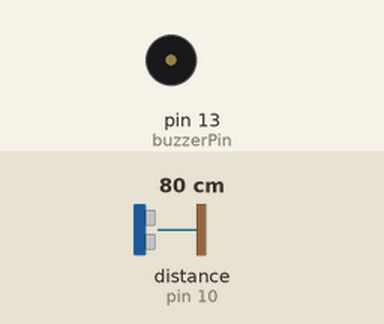
The sketch below on a simulated Arduino Uno, built with avr-gcc and run on an emulated ATmega328P. On the bench: buzzer (waves = sounding, pin HIGH). Wiring (inferred from the names in the program): ultrasonic range finder: trigger pin 9; echo pin 10. The inputs (shaded band) are chosen by the test bench; at power-on: distance to the obstacle (sensor on pin 10) 80 cm. The echo pulse lasts 58.3 µs per cm; pins used as bus, display or sensor lines are not drawn.

Above: at 1.2 s.
1.3 s: distance to the obstacle (sensor on pin 10) set to 2 cm
At 2.0 s:
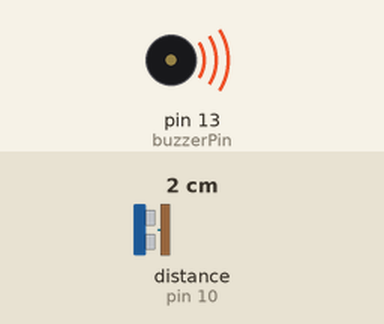
2.8 s: distance to the obstacle (sensor on pin 10) set to 9 cm
At 3.05 s:
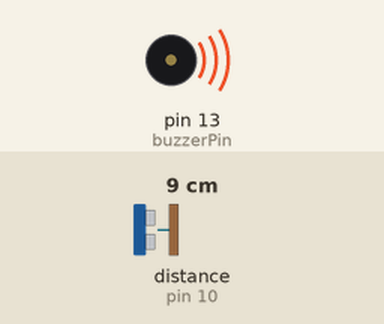
5.8 s: distance to the obstacle (sensor on pin 10) set to 115 cm
At 7.1 s:
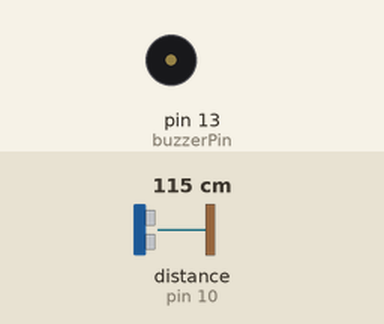
8.8 s: distance to the obstacle (sensor on pin 10) set to 124 cm
At 10.1 s:
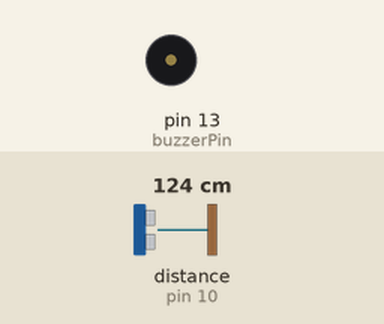
10.8 s: distance to the obstacle (sensor on pin 10) set to 120 cm
At 11.3 s:
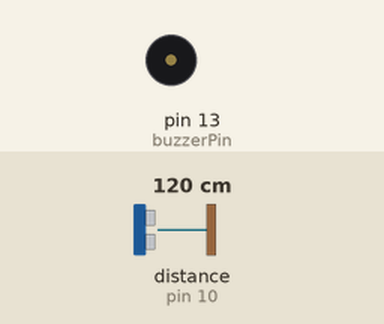
Timing chart, 0 to 14.8 s (numbered marks = the images above; inputs shaded):
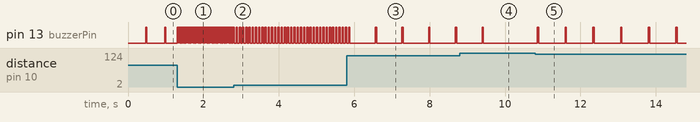

Measured:
- the behaviour switches between 120 and 121 cm on distance to the obstacle (sensor on pin 10) (found by bisection; images 3 and 4)
- after the input at 1.3 s, pin 13 (buzzerPin): alternates HIGH for 0.04 s and LOW for 0.01 s, starting at once
- after the input at 2.8 s, pin 13 (buzzerPin): alternates HIGH for 0.04 s and LOW for 0.05 s, starting after 0.07 s
- after the input at 5.8 s, pin 13 (buzzerPin): alternates HIGH for 0.04 s and LOW for 0.67 s, starting after 0.76 s
- after the input at 8.8 s, pin 13 (buzzerPin): goes on until 9.4 s, then stays LOW
- after the input at 10.8 s, pin 13 (buzzerPin): alternates HIGH for 0.04 s and LOW for 0.70 s, starting after 0.06 s
- by itself, pin 13 (buzzerPin): alternates HIGH for 0.04 s and LOW for 0.47 s

The sketch:

sketch_jun29a.ino
```cpp
// Ultrasonic sensor module HC-SR04
#define trigPin 9
#define echoPin 10

// Buzzer TMB1205
#define buzzerPin 13

// Echo >= 85 ms means distance more than 1.5 m
#define pulseInTimeout 85000

// Do not beep on big distance
#define silentWhenTooFar 700

unsigned long lastBeep = 0, nextBeep = 1000000;

void setup() {
  pinMode(trigPin, OUTPUT);
  pinMode(echoPin, INPUT);

  pinMode(buzzerPin, OUTPUT);
  digitalWrite(buzzerPin, LOW);

  // Serial.begin(9600); // debug
}

// Get sensor echo duration in microseconds
// distance_cm = duration_microseconds * 0.034 / 2;
unsigned long measureEchoDuration() {
  digitalWrite(trigPin, LOW);
  delayMicroseconds(2);
  digitalWrite(trigPin, HIGH);
  delayMicroseconds(10);
  digitalWrite(trigPin, LOW);
  return pulseIn(echoPin, HIGH);
}

// Short beep
void beep() {
  digitalWrite(buzzerPin, HIGH);
  delay(35);
  digitalWrite(buzzerPin, LOW);
}

// Desired delay between beeps (milliseconds), depending on sensor distance (microseconds)
unsigned long delayBetweenBeeps(unsigned long echoDuration) {
  return echoDuration / 10;
}

void loop() {
  unsigned long betweenBeeps;

  // Measure constantly
  betweenBeeps = delayBetweenBeeps(measureEchoDuration());
  // Serial.println(betweenBeeps); // debug
  nextBeep = min(nextBeep, lastBeep + betweenBeeps);

  if (millis() > nextBeep) {
    // Beep, if it's  close enough
    if ((nextBeep - lastBeep) < silentWhenTooFar) {
      beep();
    }

    lastBeep = millis();
    nextBeep = lastBeep + 1000000;
  }
}
```
